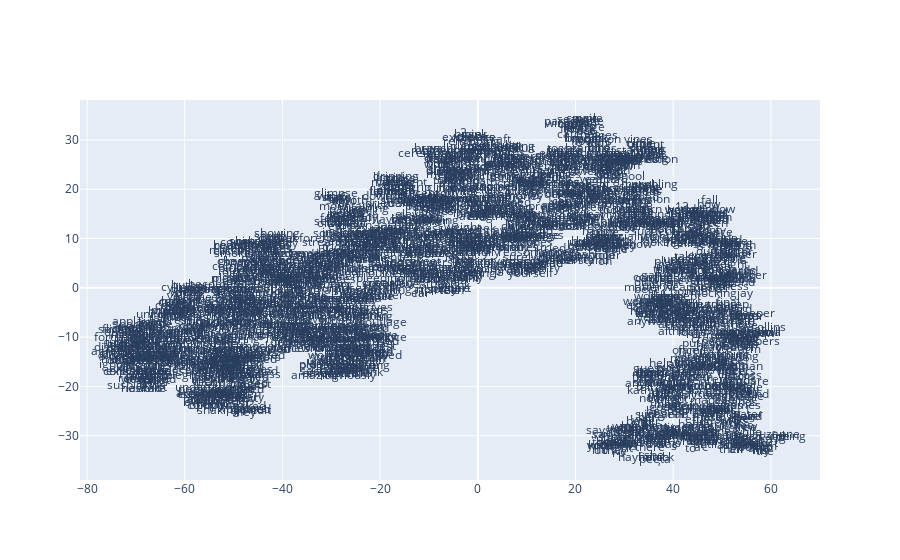

The cell this chart's notebook holds for it:
### Code cell
def plot_with_plotly(x_vals, y_vals, labels, plot_in_notebook=True):
    from plotly.offline import init_notebook_mode, iplot, plot
    import plotly.graph_objs as go

    trace = go.Scatter(x=x_vals, y=y_vals, mode='text', text=labels)
    data = [trace]

    if plot_in_notebook:
        init_notebook_mode(connected=True)
        iplot(data, filename='word-embedding-plot')
    else:
        plot(data, filename='word-embedding-plot.html')
        
def plot_with_matplotlib(x_vals, y_vals, labels):
    import matplotlib.pyplot as plt
    import random

    random.seed(0)

    plt.figure(figsize=(12, 12))
    plt.scatter(x_vals, y_vals)

    #
    # Label randomly subsampled 25 data points
    #
    indices = list(range(len(labels)))
    selected_indices = random.sample(indices, 25)
    for i in selected_indices:
        plt.annotate(labels[i], (x_vals[i], y_vals[i]))

try:
    get_ipython()
except Exception:
    plot_function = plot_with_matplotlib
else:
    plot_function = plot_with_plotly

plot_function(x_vals, y_vals, labels)

### Figure 1 — Plotly figure (JSON) as saved in the notebook; plotly's stock layout.template omitted (floating-point values rounded to 4 significant figures; data arrays with more than 128 entries replaced by an {"elided": "..."} marker saying what was removed)
{"data": [{"mode": "text", "text": {"elided": "1964 str values"}, "type": "scatter", "x": {"elided": "1964 float values"}, "y": {"elided": "1964 float values"}}], "layout": {}}
